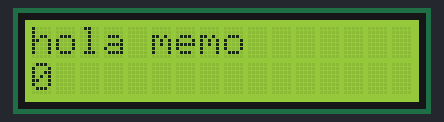
A sketch run on a simulated Arduino Uno, built with avr-gcc and run on an emulated ATmega328P. Parts: 16×2 character LCD.

Above: at 0.1 s.
At 4.1 s:
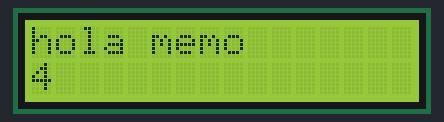
At 9.1 s:
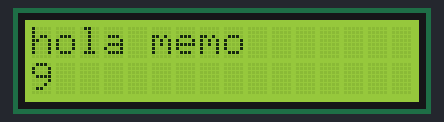
At 19.1 s:
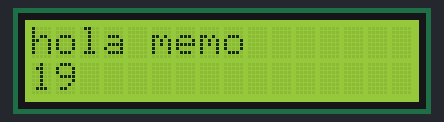
At 29.1 s:
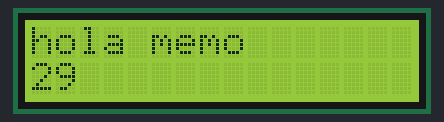
At 39.1 s:
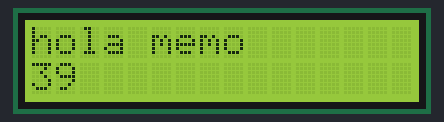

Measured:
- what the display in image 1 shows lasts 1.0 s, from 4.0 s to 5.0 s

The sketch:

LCD.ino
```cpp
/*
Curso de Arduino
LED RGB Anodo comun
Conexiones
 * LCD RS a pin 12
 * LCD Enable  a pin 11
 * LCD D4  a pin 5
 * LCD D5  a pin 4
 * LCD D6  a pin 3
 * LCD D7  a pin 2
 * LCD R/W pin to ground
 * Potenciometro de 10K
 * extremos a +5V y GND
 * LCD pin 3 al cursos
*/
#include <LiquidCrystal.h>
LiquidCrystal lcd(12, 11, 5, 4, 3, 2);
void setup() {
  lcd.begin(16, 2);   // Inicializamos
  lcd.print("hola memo"); // Imprimimos en la posicion inicial
}
void loop() {
  lcd.setCursor(0, 1);   // Posicionamos el cursos en la segunda fila

  lcd.print(millis()/1000);  // Mostramos los segundos que han pasado desde el arranque
}
```
